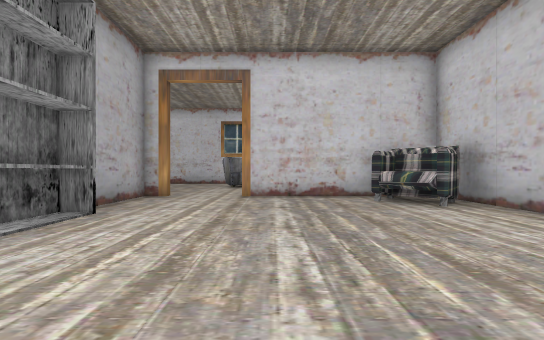
view 1 (above)

18 first-person views from a walk through a scene from a Unity 3-D project. The camera is 1.2 m above the floor, looks level and sees 90° across. The floor is counted in squares, 1.68 m on a side. Each view is taken from the middle of a square. On the plan, view 1 faces up. The plan holds only what a view shows up to about 10 squares ahead; the rest is blank. The place goes on beyond the plan. The player character is not drawn. Door leaves are left out, so doorways stand open.

view 2
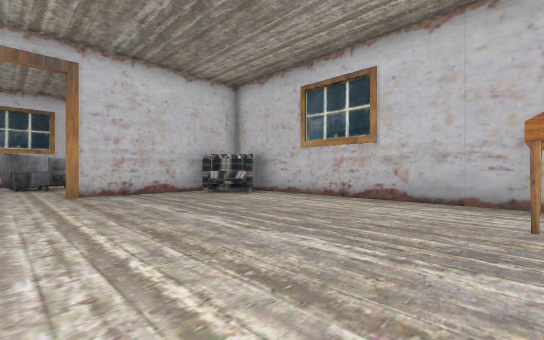

view 3
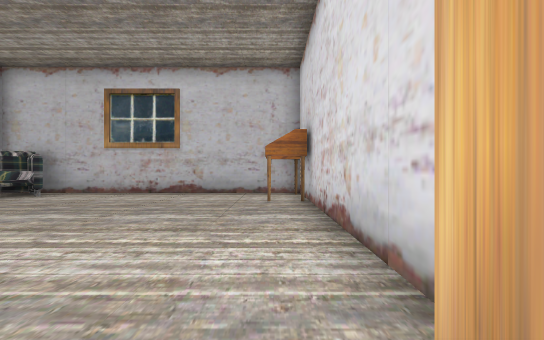

view 4
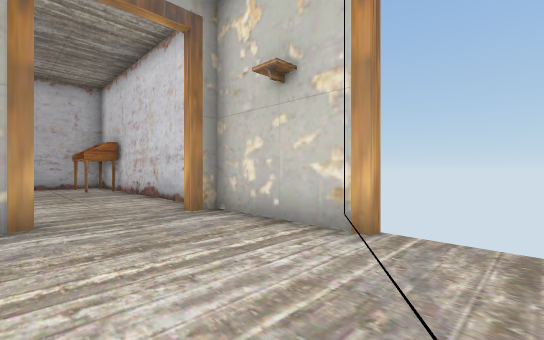

view 5
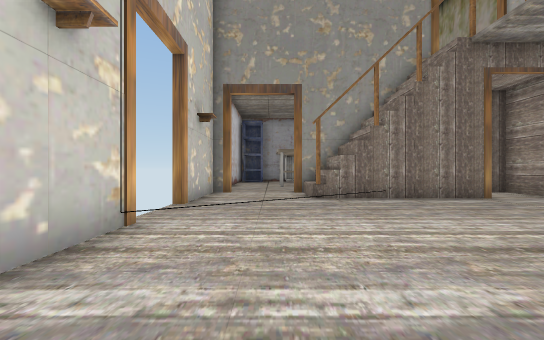

view 6
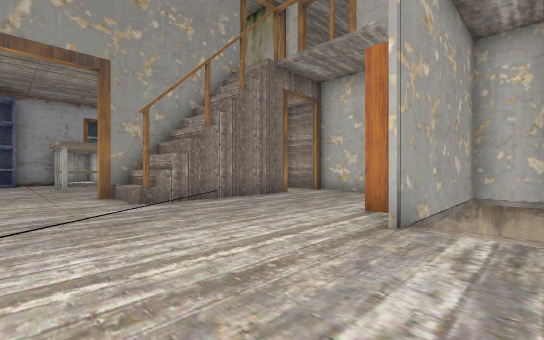

view 7
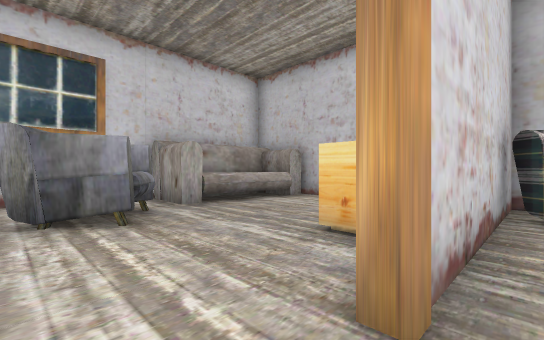

view 8
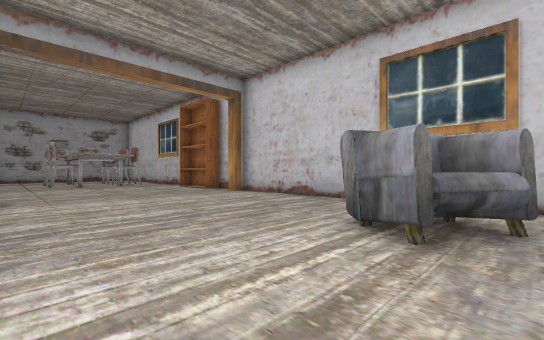

view 9
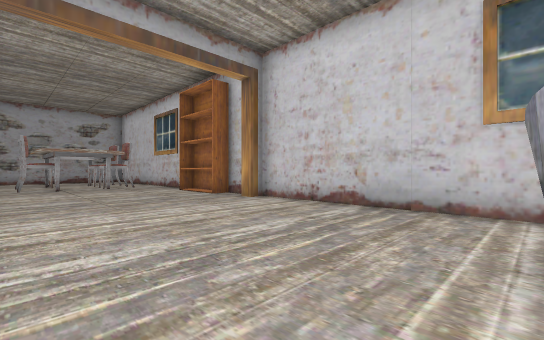

view 10
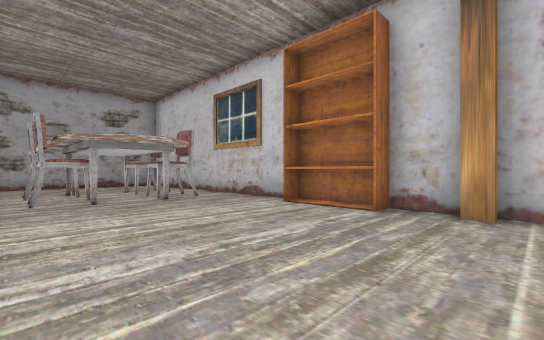

view 11
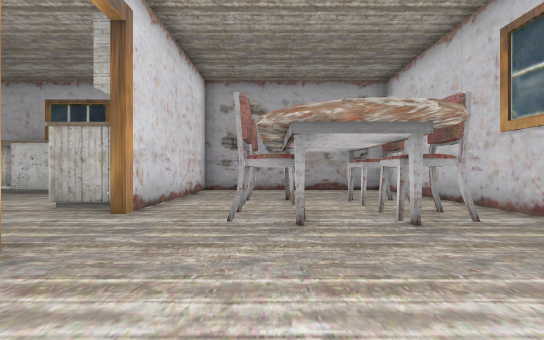

view 12
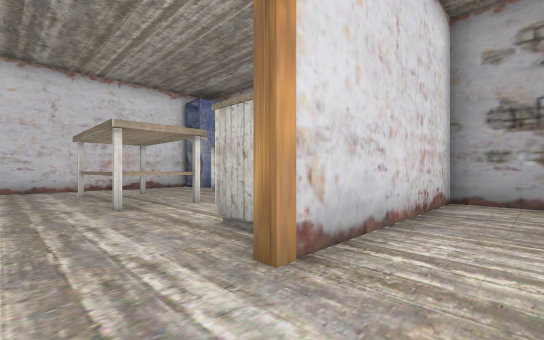

view 13
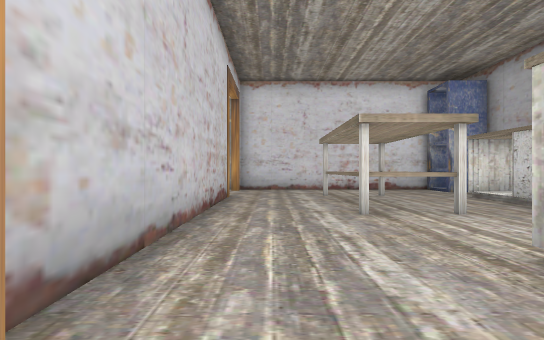

view 14
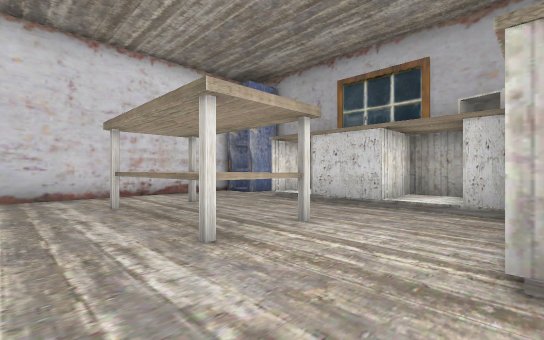

view 15
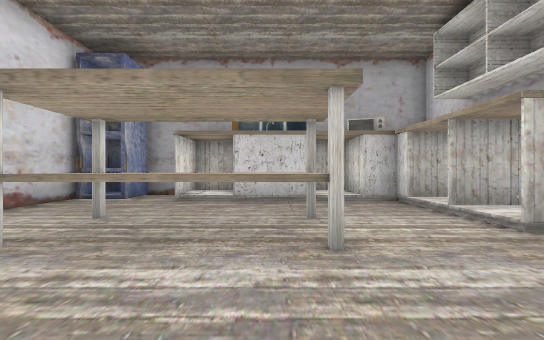

view 16
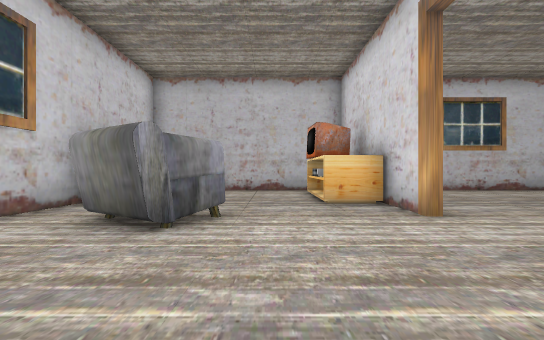

view 17
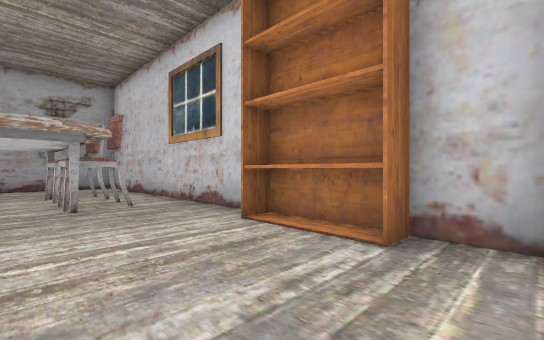

view 18
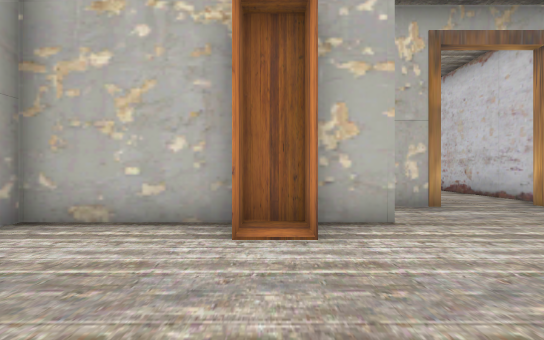

### Floor plan
Key: @ floor where view 1 was taken; # wall or solid block; x gap in a wall; . main floor; : floor 0.25 m higher than the main floor; / step, stairs or slope; D open door; ^ raised ledge; v drop or lower ground.
Columns run from 20 left of view 1 to 5 right of it. Each row starts with its distance up from view 1.
 15  ########     #######
 14 #........###.v.......###
 13 #....................# ^#
 12 #...#.#...........##x#^^#
 11 #..................#.....#
 10 #...#.#..................#
  9 #....................###.#
  8 #............ .......###
  7 ######..#.... .#  ..##.##
  6  ##/##..#......#  .....^#
  5 ##/.....# #....#  .......#
  4 #:/...#.###...##  .......#
  3 ##..^^...##....#/ .......#
  2 ##..^^...##...... .......#
  1 ##..^^...^^...... .......#
  0 #.....#.............@....#
 -1 #^....................#.#
 -2 v###########DD########v#v

Positions as (right, up) in squares from view 1, and headings:
1: (0, 0), facing up
2: (-2, -1), facing up-right
3: (-4, -1), facing right
4: (-8, 1), facing down-right
5: (-3, 0), facing left
6: (-4, -1), facing up-left
7: (-2, 7), facing up-right
8: (0, 8), facing up-left
9: (-2, 9), facing up-left
10: (-7, 9), facing up-left
11: (-10, 10), facing left
12: (-13, 9), facing down-left
13: (-13, 8), facing down
14: (-13, 6), facing down-left
15: (-12, 3), facing left
16: (-5, 10), facing right
17: (-8, 11), facing up-left
18: (-9, 4), facing right
